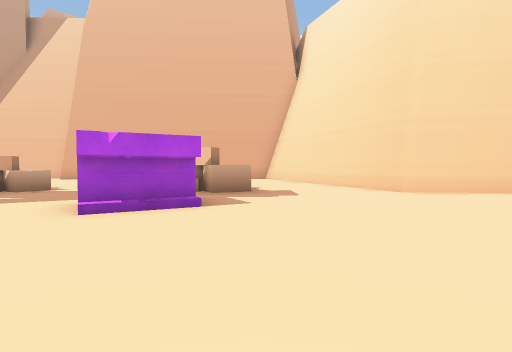
[1] (above)

22 first-person views from a walk through a scene from a Unity 3-D project. The camera is 1.2 m above the floor, tilts 2° down and sees 80° across. The floor is counted in squares, 2 m on a side. Each view is taken from the middle of a square. On the plan, view 1 faces up. The plan holds only what a view shows up to about 9 squares ahead; the rest is blank. The place goes on beyond the plan. The player is left out. Some animated figures are not drawn.

[2]
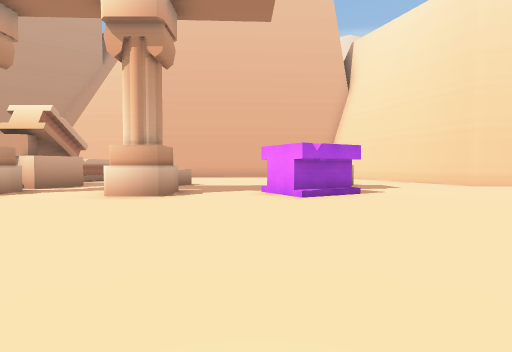

[3]
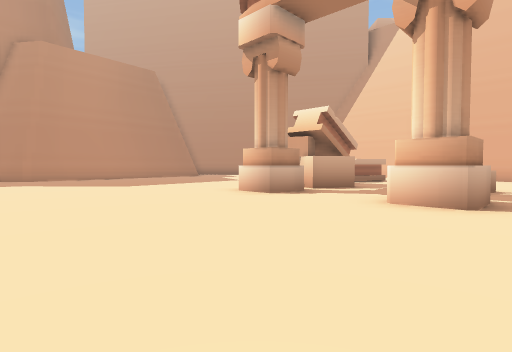

[4]
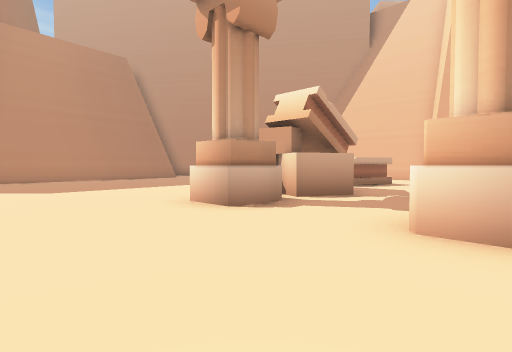

[5]
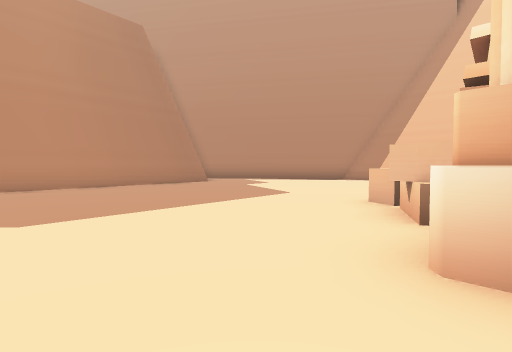

[6]
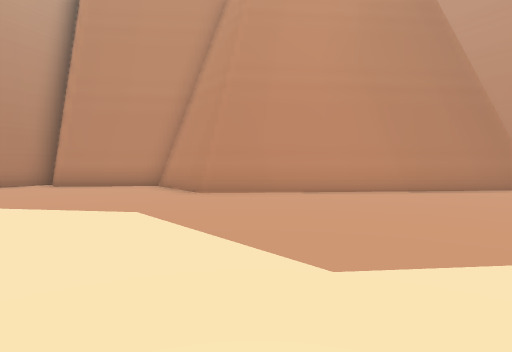

[7]
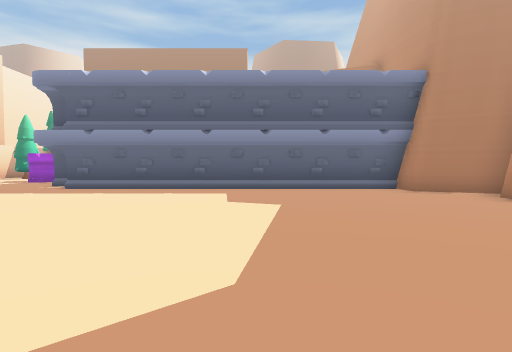

[8]
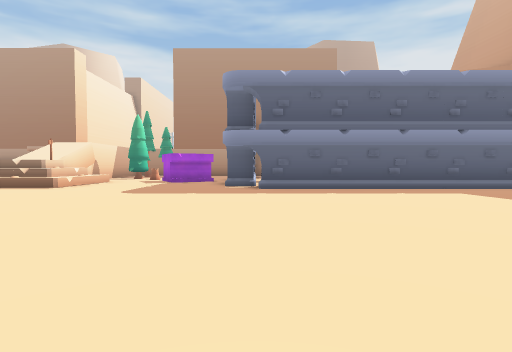

[9]
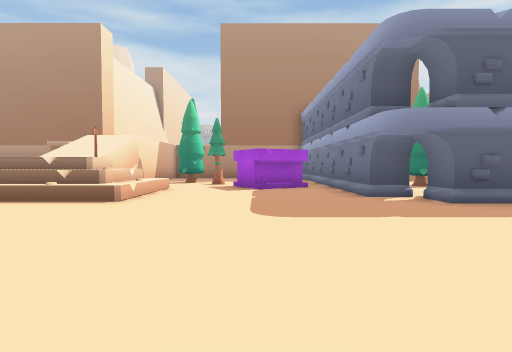

[10]
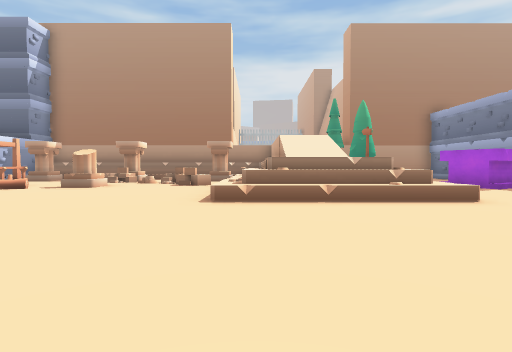

[11]
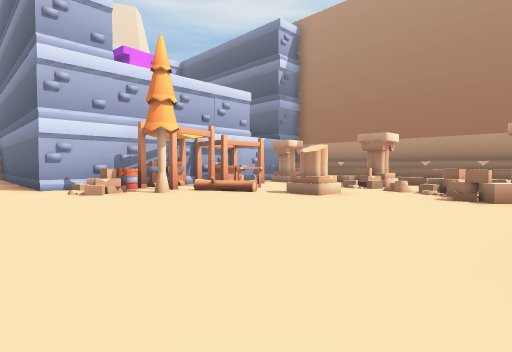

[12]
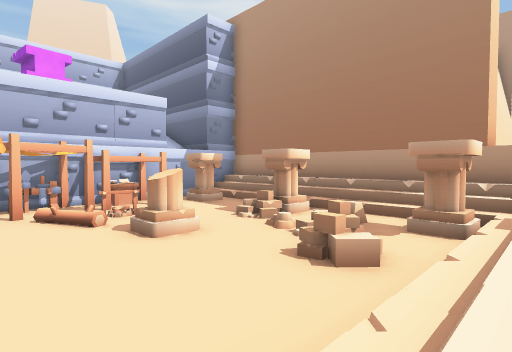

[13]
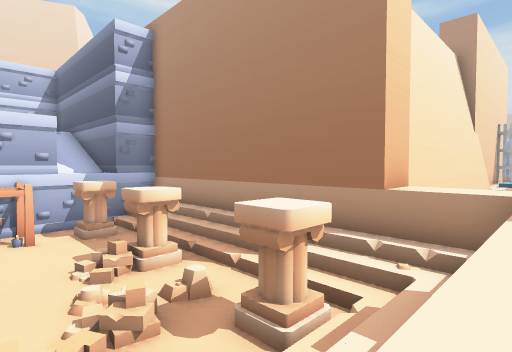

[14]
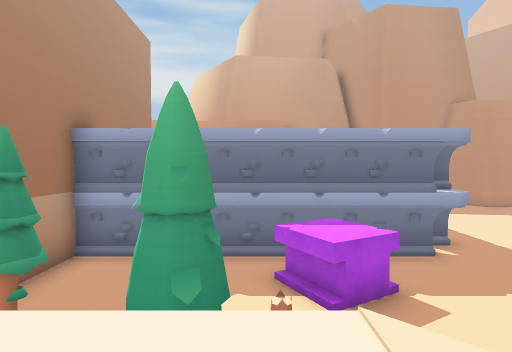

[15]
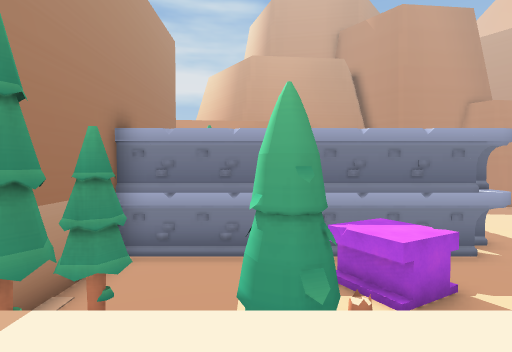

[16]
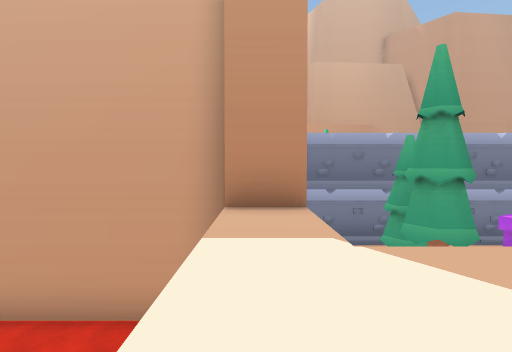

[17]
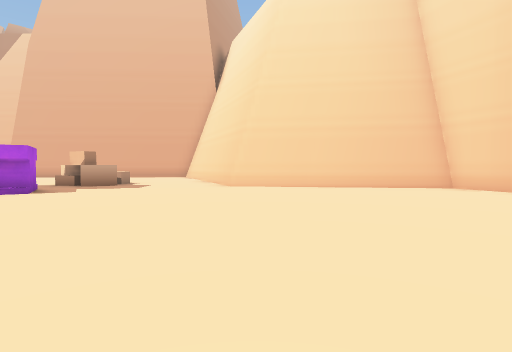

[18]
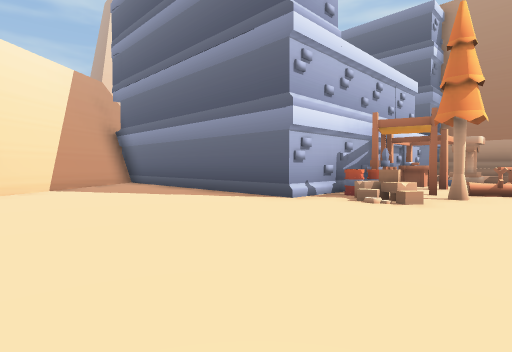

[19]
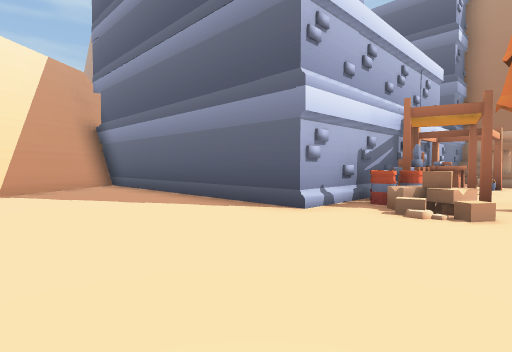

[20]
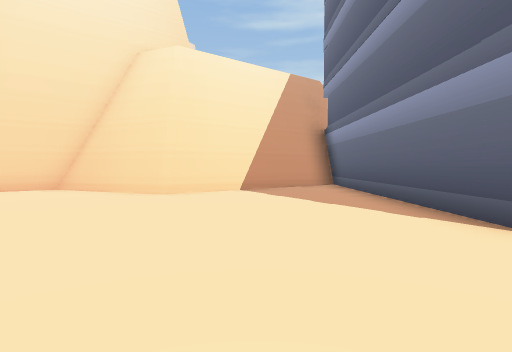

[21]
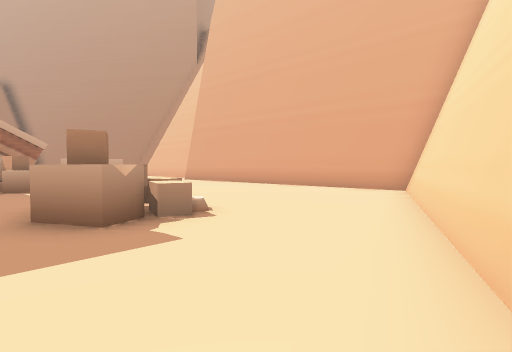

[22]
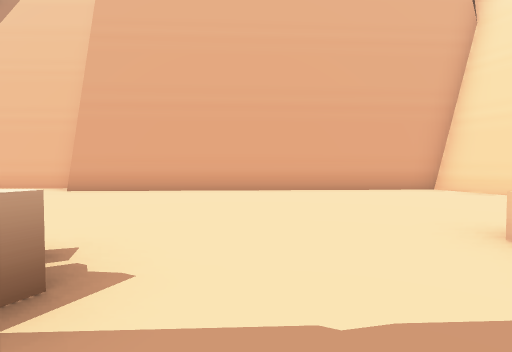

### Floor plan
Key: @ floor where view 1 was taken; # wall or solid block; . main floor; : floor 3 m higher than the main floor; / step, stairs or slope; v drop or lower ground; C column; L log; T tree; S sword; R rock; O other object.
Columns run from 20 left of view 1 to 16 right of it. Each row starts with its distance up from view 1.
 14          #############
 13            ..........#
 12             .........##
 11            O..........#
 10       ..  OO..........##
  9      .... O............#
  8  #. .....  O.O/...OO...##
  7  #.......OOOO.OO..OOO...####
  6   ........OO.................##
  5   #........C..CC.OOO..........#
  4   #........C..CC..O...........
  3   #..........................    ##
  2   #..........................   ..#
  1  ##.........................  ....#
  0 ##..................@ .....  ....##
 -1 #...................   ..........#
 -2 #..............  ....   .........##
 -3 #............... .....   .........##
 -4 #..................................##
 -5 ##..................................#
 -6  ##########.....////.......O.########
 -7           #/....////......T.O#
 -8           #/..../O //.....L#O#
 -9           #/OO../  //...//OOS#
-10           #/OOO.  ///O..O.OOO#
-11           #/..O  O://O//...OO#
-12           #/...T :://.//C....#
-13           #/...  ::/C/R.C..C
-14           #/...TT:://///////
-15           #......::////////
-16           #####::::::#####
-17               #     v#
-18               #v    v#
-19               #v    v#

Positions as (right, up) in squares from view 1, and headings:
1: (0, 0), facing up
2: (-3, -2), facing up
3: (-4, -1), facing up-left
4: (-5, 1), facing up-left
5: (-9, 2), facing up-left
6: (-11, 2), facing left
7: (-15, 2), facing down
8: (-10, 2), facing down
9: (-7, -1), facing down
10: (-1, -1), facing down
11: (0, -4), facing down-right
12: (-1, -7), facing down-right
13: (-2, -10), facing down-right
14: (-2, -11), facing left
15: (-2, -12), facing left
16: (-1, -16), facing left
17: (4, -2), facing up
18: (5, -1), facing down-right
19: (6, -2), facing down-right
20: (6, -3), facing right
21: (3, 6), facing up-left
22: (-4, 6), facing up
